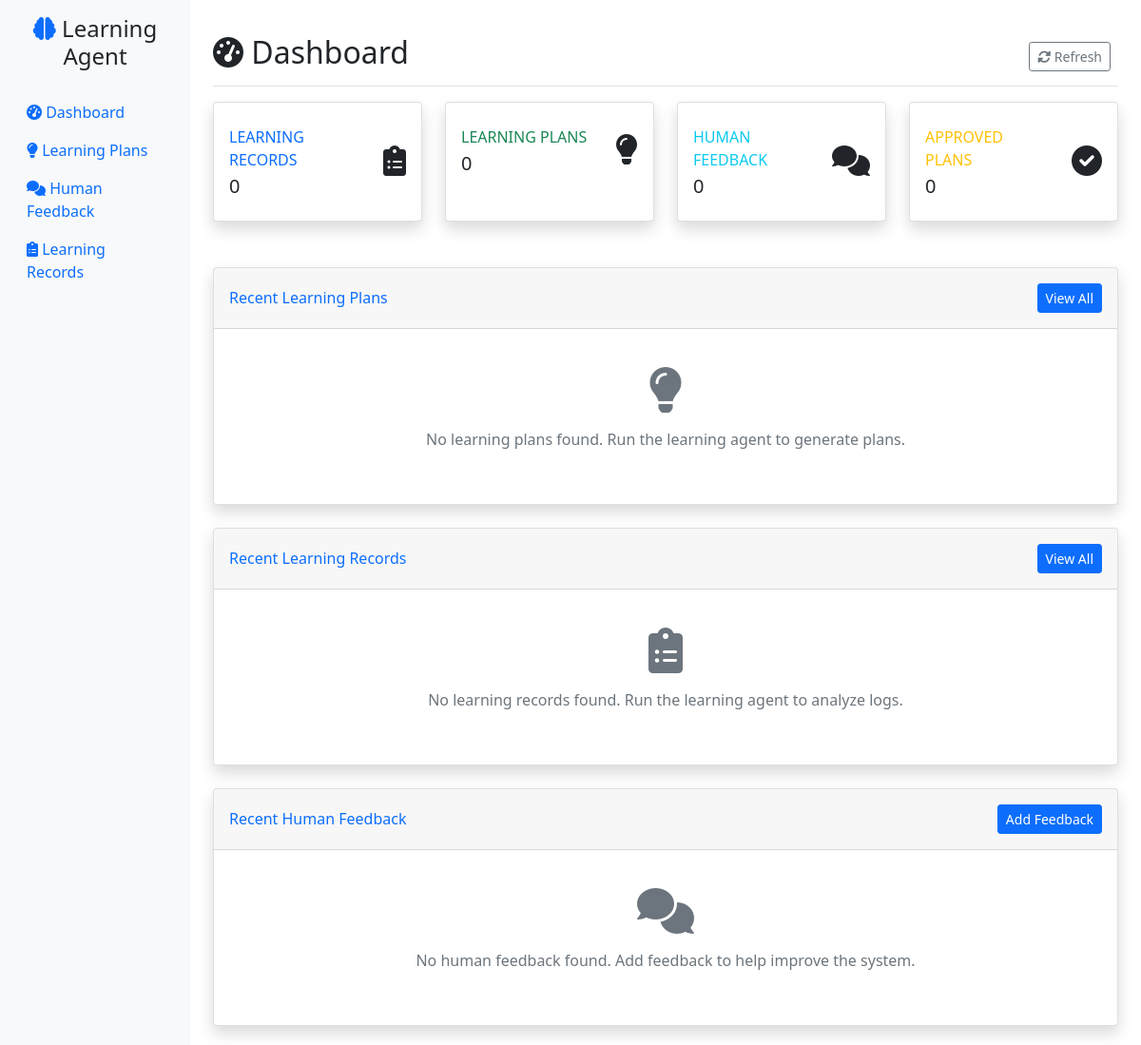
The app's page /, older data.
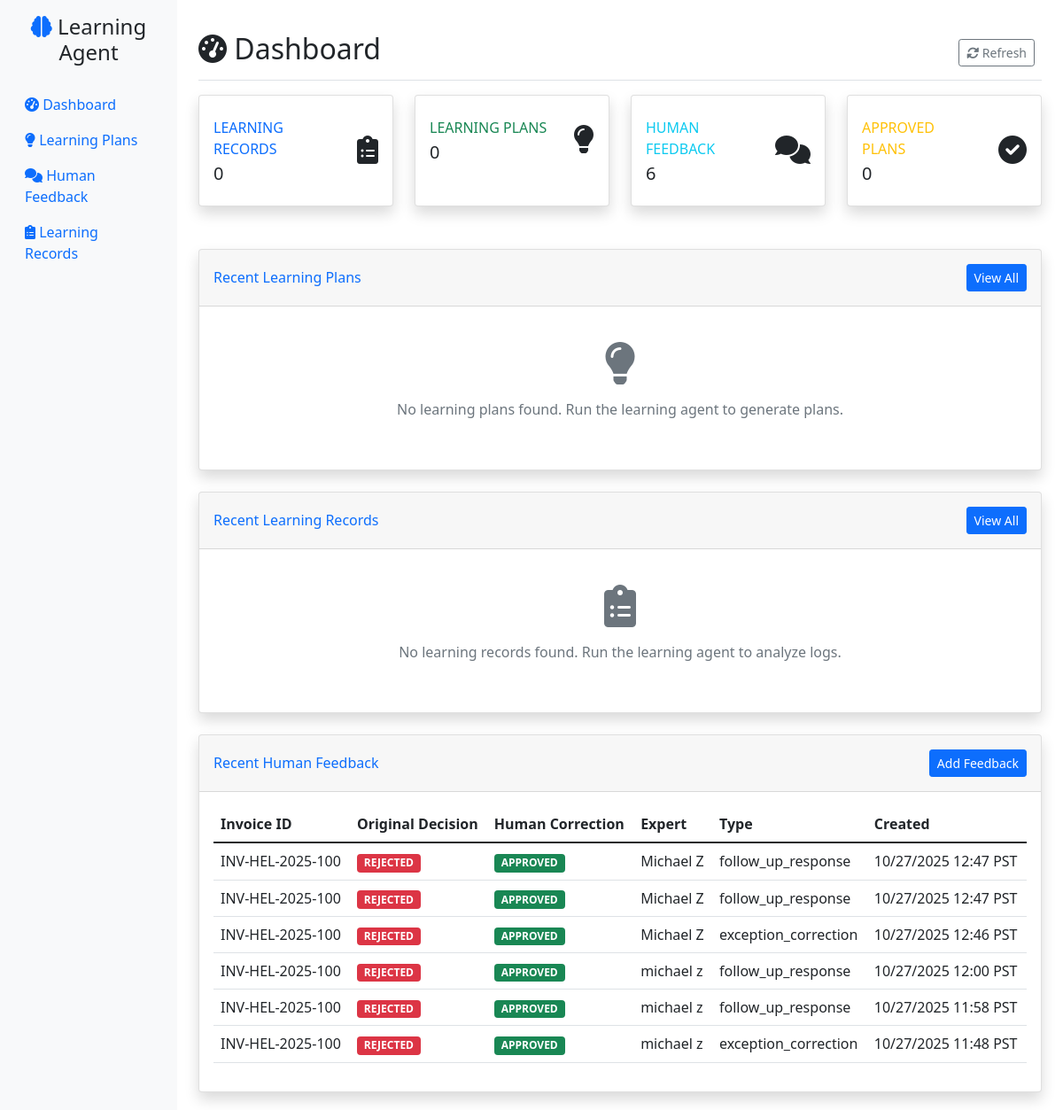
The same page, newer data.
### tables this page shows
CREATE TABLE human_feedback (
                id INTEGER PRIMARY KEY AUTOINCREMENT,
                created_at TIMESTAMP DEFAULT CURRENT_TIMESTAMP,
                invoice_id VARCHAR(100),
                original_agent_decision VARCHAR(50),
                human_correction VARCHAR(50),
                routing_queue VARCHAR(100),
                feedback_text TEXT,
                expert_name VARCHAR(100),
                feedback_type VARCHAR(50),
                supporting_evidence JSON,
                learning_record_id INTEGER,
                conversation_id VARCHAR(100),
                is_initial_feedback BOOLEAN DEFAULT TRUE,
                parent_feedback_id INTEGER,
                llm_questions TEXT,
                human_responses TEXT,
                feedback_summary TEXT,
                conversation_status VARCHAR(20) DEFAULT 'active',
                quality_score REAL DEFAULT 0.0,
                exception_validity VARCHAR(20),
                invoice_decision VARCHAR(20), conversation_history TEXT,
                FOREIGN KEY (learning_record_id) REFERENCES learning_records(id),
                FOREIGN KEY (parent_feedback_id) REFERENCES human_feedback(id)
            );

### web_gui/app.py (the view)
@app.route('/')
def dashboard():
    stats = db.get_database_stats()
    recent_plans = db.get_learning_plans()[:10]  # Last 10 plans
    recent_records = db.get_learning_records()[:10]  # Last 10 records
    recent_feedback = db.get_human_feedback()[:10]  # Last 10 feedback items
    return render_template('dashboard.html',
                         stats=stats,
                         recent_plans=recent_plans,
                         recent_records=recent_records,
                         recent_feedback=recent_feedback)

### web_gui/templates/dashboard.html (shortened to what this page needs)
{% extends "base.html" %}
{% block content %}
<div class="d-flex justify-content-between flex-wrap flex-md-nowrap align-items-center pt-3 pb-2 mb-3 border-bottom">
    <h1 class="h2"><i class="fas fa-tachometer-alt"></i> Dashboard</h1>
    <div class="btn-toolbar mb-2 mb-md-0">
        <div class="btn-group me-2">
            <button type="button" class="btn btn-sm btn-outline-secondary" onclick="location.reload()">
                <i class="fas fa-sync-alt"></i> Refresh
            </button>
        </div>
    </div>
</div>
<div class="row mb-4">
    <div class="col-xl-3 col-md-6 mb-4">
        <div class="card stat-card border-left-primary shadow h-100 py-2">
            <div class="card-body">
                <div class="row no-gutters align-items-center">
                    <div class="col mr-2">
                        <div class="text-xs font-weight-bold text-primary text-uppercase mb-1">
                            Learning Records
                        </div>
                        <div class="h5 mb-0 font-weight-bold text-gray-800">{{ stats.learning_records }}</div>
                    </div>
                    <div class="col-auto">
                        <i class="fas fa-clipboard-list fa-2x text-gray-300"></i>
                    </div>
                </div>
            </div>
        </div>
    </div>
    <div class="col-xl-3 col-md-6 mb-4">
        <div class="card stat-card border-left-success shadow h-100 py-2">
            <div class="card-body">
                <div class="row no-gutters align-items-center">
                    <div class="col mr-2">
                        <div class="text-xs font-weight-bold text-success text-uppercase mb-1">
                            Learning Plans
                        </div>
                        <div class="h5 mb-0 font-weight-bold text-gray-800">{{ stats.learning_plans }}</div>
                    </div>
                    <div class="col-auto">
                        <i class="fas fa-lightbulb fa-2x text-gray-300"></i>
                    </div>
                </div>
            </div>
        </div>
    </div>
    <div class="col-xl-3 col-md-6 mb-4">
        <div class="card stat-card border-left-info shadow h-100 py-2">
            <div class="card-body">
                <div class="row no-gutters align-items-center">
                    <div class="col mr-2">
                        <div class="text-xs font-weight-bold text-info text-uppercase mb-1">
                            Human Feedback
                        </div>
                        <div class="h5 mb-0 font-weight-bold text-gray-800">{{ stats.human_feedback }}</div>
                    </div>
                    <div class="col-auto">
                        <i class="fas fa-comments fa-2x text-gray-300"></i>
                    </div>
                </div>
            </div>
        </div>
    </div>
    <div class="col-xl-3 col-md-6 mb-4">
        <div class="card stat-card border-left-warning shadow h-100 py-2">
            <div class="card-body">
                <div class="row no-gutters align-items-center">
                    <div class="col mr-2">
                        <div class="text-xs font-weight-bold text-warning text-uppercase mb-1">
                            Approved Plans
                        </div>
                        <div class="h5 mb-0 font-weight-bold text-gray-800">{{ stats.approved_plans }}</div>
                    </div>
                    <div class="col-auto">
                        <i class="fas fa-check-circle fa-2x text-gray-300"></i>
                    </div>
                </div>
            </div>
        </div>
    </div>
</div>
<div class="row mb-4">
    <div class="col-12">
        <div class="card shadow">
            <div class="card-header py-3 d-flex flex-row align-items-center justify-content-between">
                <h6 class="m-0 font-weight-bold text-primary">Recent Learning Plans</h6>
                <a href="{{ url_for('learning_plans') }}" class="btn btn-sm btn-primary">View All</a>
            </div>
            <div class="card-body">
                {% if recent_plans %}
                    {% for plan in recent_plans %}
                    <div class="card learning-plan-card {{ plan.priority }}-priority mb-3">
                        <div class="card-body">
                            <div class="row">
                                <div class="col-md-8">
                                    <h6 class="card-title">{{ plan.title }}</h6>
                                    <p class="card-text text-muted">{{ plan.description[:200] }}{% if plan.description|length > 200 %}...{% endif %}</p>
                                    <small class="text-muted">
                                        <i class="fas fa-tag"></i> {{ plan.plan_type }} |
                                        <i class="fas fa-flag"></i> {{ plan.priority }} |
                                        <i class="fas fa-clock"></i> {{ plan.created_at|datetime_format }}
                                    </small>
                                </div>
                                <div class="col-md-4 text-end">
                                    <span class="badge bg-{{ 'success' if plan.status == 'approved' else 'warning' if plan.status == 'draft' else 'danger' if plan.status == 'rejected' else 'secondary' }}">
                                        {{ plan.status }}
                                    </span>
                                    <br>
                                    <a href="{{ url_for('learning_plan_detail', plan_id=plan.id) }}" class="btn btn-sm btn-outline-primary mt-2">
                                        <i class="fas fa-eye"></i> View Details
                                    </a>
                                </div>
                            </div>
                        </div>
                    </div>
                    {% endfor %}
                {% else %}
                    <div class="text-center text-muted py-4">
                        <i class="fas fa-lightbulb fa-3x mb-3"></i>
                        <p>No learning plans found. Run the learning agent to generate plans.</p>
                    </div>
                {% endif %}
            </div>
        </div>
    </div>
</div>
<div class="row mb-4">
    <div class="col-12">
        <div class="card shadow">
            <div class="card-header py-3 d-flex flex-row align-items-center justify-content-between">
                <h6 class="m-0 font-weight-bold text-primary">Recent Learning Records</h6>
                <a href="{{ url_for('learning_records') }}" class="btn btn-sm btn-primary">View All</a>
            </div>
            <div class="card-body">
                {% if recent_records %}
                    <div class="table-responsive">
                        <table class="table table-hover">
                            <thead>
                                <tr>
                                    <th>Source</th>
                                    <th>Learning Opportunity</th>
                                    <th>Confidence</th>
                                    <th>Status</th>
                                    <th>Created</th>
                                </tr>
                            </thead>
                            <tbody>
                                {% for record in recent_records %}
                                <tr>
                                    <td>
                                        <span class="badge bg-info">{{ record.source_type }}</span>
                                        <br>
                                        <small class="text-muted">{{ record.source_file }}</small>
                                    </td>
                                    <td>{{ record.learning_opportunity[:100] }}{% if record.learning_opportunity|length > 100 %}...{% endif %}</td>
                                    <td>
                                        <div class="progress" style="height: 20px;">
                                            <div class="progress-bar" role="progressbar" style="width: {{ record.confidence_score * 100 }}%">
                                                {{ (record.confidence_score * 100)|round(1) }}%
                                            </div>
                                        </div>
                                    </td>
                                    <td>
                                        <span class="badge bg-{{ 'success' if record.status == 'analyzed' else 'warning' if record.status == 'pending' else 'secondary' }}">
                                            {{ record.status }}
                                        </span>
                                    </td>
                                    <td>{{ record.created_at|datetime_format }}</td>
                                </tr>
                                {% endfor %}
                            </tbody>
                        </table>
                    </div>
                {% else %}
                    <div class="text-center text-muted py-4">
                        <i class="fas fa-clipboard-list fa-3x mb-3"></i>
                        <p>No learning records found. Run the learning agent to analyze logs.</p>
                    </div>
                {% endif %}
            </div>
        </div>
    </div>
</div>
<div class="row">
    <div class="col-12">
        <div class="card shadow">
            <div class="card-header py-3 d-flex flex-row align-items-center justify-content-between">
                <h6 class="m-0 font-weight-bold text-primary">Recent Human Feedback</h6>
                <a href="{{ url_for('feedback') }}" class="btn btn-sm btn-primary">Add Feedback</a>
            </div>
            <div class="card-body">
                {% if recent_feedback %}
                    <div class="table-responsive">
                        <table class="table table-hover">
                            <thead>
                                <tr>
                                    <th>Invoice ID</th>
                                    <th>Original Decision</th>
                                    <th>Human Correction</th>
                                    <th>Expert</th>
                                    <th>Type</th>
                                    <th>Created</th>
                                </tr>
                            </thead>
                            <tbody>
                                {% for feedback in recent_feedback %}
                                <tr>
                                    <td>{{ feedback.invoice_id }}</td>
                                    <td>
                                        <span class="badge bg-{{ 'danger' if feedback.original_agent_decision == 'REJECTED' else 'success' if feedback.original_agent_decision == 'APPROVED' else 'warning' }}">
                                            {{ feedback.original_agent_decision }}
                                        </span>
                                    </td>
                                    <td>
                                        <span class="badge bg-{{ 'success' if feedback.human_correction == 'APPROVED' else 'danger' if feedback.human_correction == 'REJECTED' else 'warning' }}">
                                            {{ feedback.human_correction }}
                                        </span>
                                    </td>
                                    <td>{{ feedback.expert_name or 'Unknown' }}</td>
                                    <td>{{ feedback.feedback_type or 'N/A' }}</td>
                                    <td>{{ feedback.created_at|datetime_format }}</td>
                                </tr>
                                {% endfor %}
                            </tbody>
                        </table>
                    </div>
                {% else %}
                    <div class="text-center text-muted py-4">
                        <i class="fas fa-comments fa-3x mb-3"></i>
                        <p>No human feedback found. Add feedback to help improve the system.</p>
                    </div>
                {% endif %}
            </div>
        </div>
    </div>
</div>
{% endblock %}

### web_gui/templates/base.html (shortened to what this page needs)
<!DOCTYPE html>
<html lang="en">
<head>
    <link href="https://cdn.jsdelivr.net/npm/bootstrap@5.1.3/dist/css/bootstrap.min.css" rel="stylesheet">
    <link href="https://cdnjs.cloudflare.com/ajax/libs/font-awesome/6.0.0/css/all.min.css" rel="stylesheet">
</head>
<body>
    <div class="container-fluid">
        <div class="row">
            <nav class="col-md-3 col-lg-2 d-md-block sidebar collapse">
                <div class="position-sticky pt-3">
                    <div class="text-center mb-4">
                        <h4><i class="fas fa-brain text-primary"></i> Learning Agent</h4>
                    </div>
                    <ul class="nav flex-column">
                        <li class="nav-item">
                            <a class="nav-link {% if request.endpoint == 'dashboard' %}active{% endif %}" href="{{ url_for('dashboard') }}">
                                <i class="fas fa-tachometer-alt"></i> Dashboard
                            </a>
                        </li>
                        <li class="nav-item">
                            <a class="nav-link {% if request.endpoint == 'learning_plans' %}active{% endif %}" href="{{ url_for('learning_plans') }}">
                                <i class="fas fa-lightbulb"></i> Learning Plans
                            </a>
                        </li>
                        <li class="nav-item">
                            <a class="nav-link {% if request.endpoint == 'feedback' %}active{% endif %}" href="{{ url_for('feedback') }}">
                                <i class="fas fa-comments"></i> Human Feedback
                            </a>
                        </li>
                        <li class="nav-item">
                            <a class="nav-link {% if request.endpoint == 'learning_records' %}active{% endif %}" href="{{ url_for('learning_records') }}">
                                <i class="fas fa-clipboard-list"></i> Learning Records
                            </a>
                        </li>
                    </ul>
                </div>
            </nav>
            <main class="col-md-9 ms-sm-auto col-lg-10 px-md-4 main-content">
                {% block content %}{% endblock %}
            </main>
        </div>
    </div>
</body>
</html>

Row changes from the older to the newer data that the page shows:
added human_feedback: invoice_id "INV-HEL-2025-100", original_agent_decision "REJECTED", human_correction "APPROVED", expert_name "Michael Z", feedback_type "follow_up_response", created_at "10/27/2025 12:47 PST"
added human_feedback: invoice_id "INV-HEL-2025-100", original_agent_decision "REJECTED", human_correction "APPROVED", expert_name "Michael Z", feedback_type "follow_up_response", created_at "10/27/2025 12:47 PST"
added human_feedback: invoice_id "INV-HEL-2025-100", original_agent_decision "REJECTED", human_correction "APPROVED", expert_name "Michael Z", feedback_type "exception_correction", created_at "10/27/2025 12:46 PST"
added human_feedback: invoice_id "INV-HEL-2025-100", original_agent_decision "REJECTED", human_correction "APPROVED", expert_name "michael z", feedback_type "follow_up_response", created_at "10/27/2025 12:00 PST"
added human_feedback: invoice_id "INV-HEL-2025-100", original_agent_decision "REJECTED", human_correction "APPROVED", expert_name "michael z", feedback_type "follow_up_response", created_at "10/27/2025 11:58 PST"
added human_feedback: invoice_id "INV-HEL-2025-100", original_agent_decision "REJECTED", human_correction "APPROVED", expert_name "michael z", feedback_type "exception_correction", created_at "10/27/2025 11:48 PST"
Text that changed along with them:
{{ stats.human_feedback }}: "0" → "6"
text no longer shown: "No human feedback found. Add feedback to help improve the system."
text now shown: "Invoice ID Original Decision Human Correction Expert Type Created"
